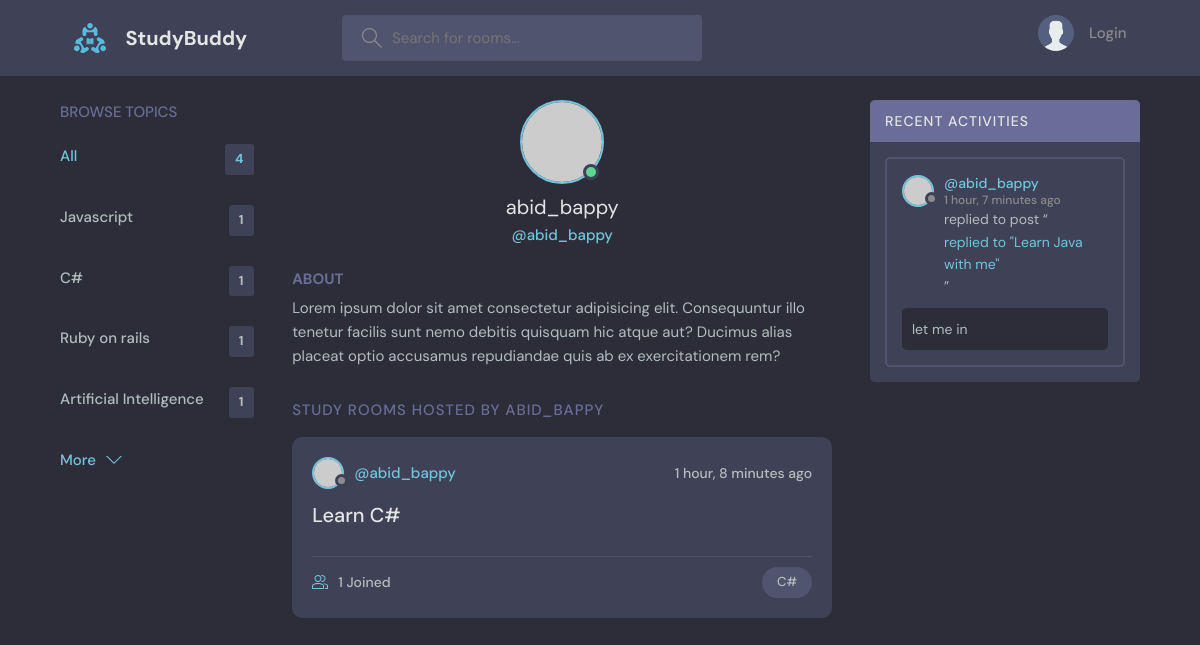
Screenshot of /profile/3/ with the database file from the repository.
### base/models.py (models this page shows, shortened)
class Topic(models.Model):
    name = models.CharField(max_length=200)

class User(AbstractUser):
    name = models.CharField(max_length=200, null=True)
    email = models.EmailField(unique=True, null=True)
    username = models.CharField(max_length=100, unique=True)
    bio = models.TextField(null=True)
    avatar = models.ImageField(null=True, default='avatar.svg')
    REQUIRED_FIELDS = []

class Room(models.Model):
    host = models.ForeignKey(User, on_delete= models.SET_NULL , null = True)
    topic = models.ForeignKey(Topic, on_delete= models.SET_NULL , null = True)
    name = models.CharField(max_length = 200)
    description = models.TextField(null = True, blank = True)
    participants = models.ManyToManyField(User, related_name='participants', blank=True)
    updated = models.DateTimeField(auto_now = True)
    created = models.DateTimeField(auto_now_add = True)
    class Meta:
        ordering = ['-updated', '-created']
    def __str__(self):
        return self.name

class Message(models.Model):
    user = models.ForeignKey(User, on_delete= models.CASCADE)
    room = models.ForeignKey(Room, on_delete= models.CASCADE)
    body = models.TextField()
    updated = models.DateTimeField(auto_now = True)
    created = models.DateTimeField(auto_now_add = True)
    class Meta:
        ordering = ['-updated', '-created']

### base/views.py (the view)
# urls.py: path('profile/<str:pk>/', views.userProfile, name= "user-profile"),
def userProfile(request,pk):
    user = User.objects.get(id=pk)
    rooms = user.room_set.all()
    room_messages = user.message_set.all()
    topics = Topic.objects.all()
    context = {'user' : user, 'rooms' : rooms,
               'room_messages' : room_messages, 'topics' : topics}
    return render(request,'base/profile.html',context)

### base/templates/base/profile.html (shortened to what this page needs)
{% extends 'main.html' %}
{% block content %}
<main class="profile-page layout layout--3">
<div class="container">
    {% include 'base/topics_component.html' %}
    <div class="roomList">
    <div class="profile">
        <div class="profile__avatar">
        <div class="avatar avatar--large active">
            <img src="https://randomuser.me/api/portraits/men/11.jpg" />
        </div>
        </div>
        <div class="profile__info">
        <h3>{{user.username}}</h3>
        <p>@{{user.username}}</p>
        </div>
        <div class="profile__about">
        <h3>About</h3>
        <p>
            Lorem ipsum dolor sit amet consectetur adipisicing elit. Consequuntur illo tenetur
            facilis sunt nemo debitis quisquam hic atque aut? Ducimus alias placeat optio
            accusamus repudiandae quis ab ex exercitationem rem?
        </p>
        </div>
    </div>
    <div class="roomList__header">
        <div>
        <h2>Study Rooms Hosted by {{user.username}}</a>
        </h2>
        </div>
    </div>
    {% include 'base/feed_component.html' %}
    </div>
    {% include 'base/activity_component.html' %}
</div>
</main>
</body>
</html>
{% endblock %}

### base/templates/base/topics_component.html
<div class="topics">
    <div class="topics__header">
      <h2>Browse Topics</h2>
    </div>
    <ul class="topics__list">
      <li>
        <a href="{% url 'home' %}" class="active">All <span>{{topics.count}}</span></a>
      </li>
      {% for topic in topics %}
      <li>
        <a href="{% url 'home' %}?q={{topic.name}}">{{topic.name}} <span>{{topic.room_set.all.count}}</span></a>
      </li>
      {% endfor %}
    </ul>
    <a class="btn btn--link" href="topics.html">
      More
      <svg version="1.1" xmlns="http://www.w3.org/2000/svg" width="32" height="32" viewBox="0 0 32 32">
        <title>chevron-down</title>
        <path d="M16 21l-13-13h-3l16 16 16-16h-3l-13 13z"></path>
      </svg>
    </a>
  </div>

### base/templates/base/feed_component.html (shortened to what this page needs)
{% for room in rooms %}
<div class="roomListRoom">
<div class="roomListRoom__header">
    <a href="{% url 'user-profile' room.host_id %}" class="roomListRoom__author">
    <div class="avatar avatar--small">
        <img src="https://randomuser.me/api/portraits/women/11.jpg" />
    </div>
    <span>@{{room.host.username}}</span>
    </a>
    <div class="roomListRoom__actions">
    <span>{{room.created|timesince}} ago</span>
    </div>
</div>
<div class="roomListRoom__content">
    <a href="{% url 'room' room.id %}">{{room.name}}</a>
</div>
<div class="roomListRoom__meta">
    <a href="{% url 'room' room.id %}" class="roomListRoom__joined">
    {{room.participants.all.count}} Joined
    </a>
    <p class="roomListRoom__topic">{{room.topic.name}}</p>
</div>
</div>
{% endfor %}

### base/templates/base/activity_component.html (shortened to what this page needs)
<div class="activities">
    <div class="activities__header">
      <h2>Recent Activities</h2>
    </div>
    {% for message in room_messages %}
    <div class="activities__box">
      <div class="activities__boxHeader roomListRoom__header">
        <a href="{% url 'user-profile' message.user.id %}" class="roomListRoom__author">
          <div class="avatar avatar--small">
            <img src="https://randomuser.me/api/portraits/women/11.jpg" />
          </div>
          <p>
            @{{message.user}}
            <span>{{message.created|timesince}} ago</span>
          </p>
        </a>
      </div>
      <div class="activities__boxContent">
        <p>replied to post “<a href="{% url 'room' message.room_id %}">replied to "{{message.room}}"</a>”</p>
        <div class="activities__boxRoomContent">
            {{message.body}}
        </div>
      </div>
    </div>
    {% endfor %}
</div>

### rows the page displays
Topic: name "Javascript", room_set.all.count "1"
Topic: name "C#", room_set.all.count "1"
Topic: name "Ruby on rails", room_set.all.count "1"
Topic: name "Artificial Intelligence", room_set.all.count "1"
User: username "abid_bappy", username "ABID_BAPPY"
Room: host.username "abid_bappy", created "1 hour, 8 minutes", name "Learn C#", participants.all.count "1", topic.name "C#"
Message: user "abid_bappy", created "1 hour, 7 minutes", room "Learn Java with me", body "let me in"

### other values shown
{{ topics.count }} "4"
